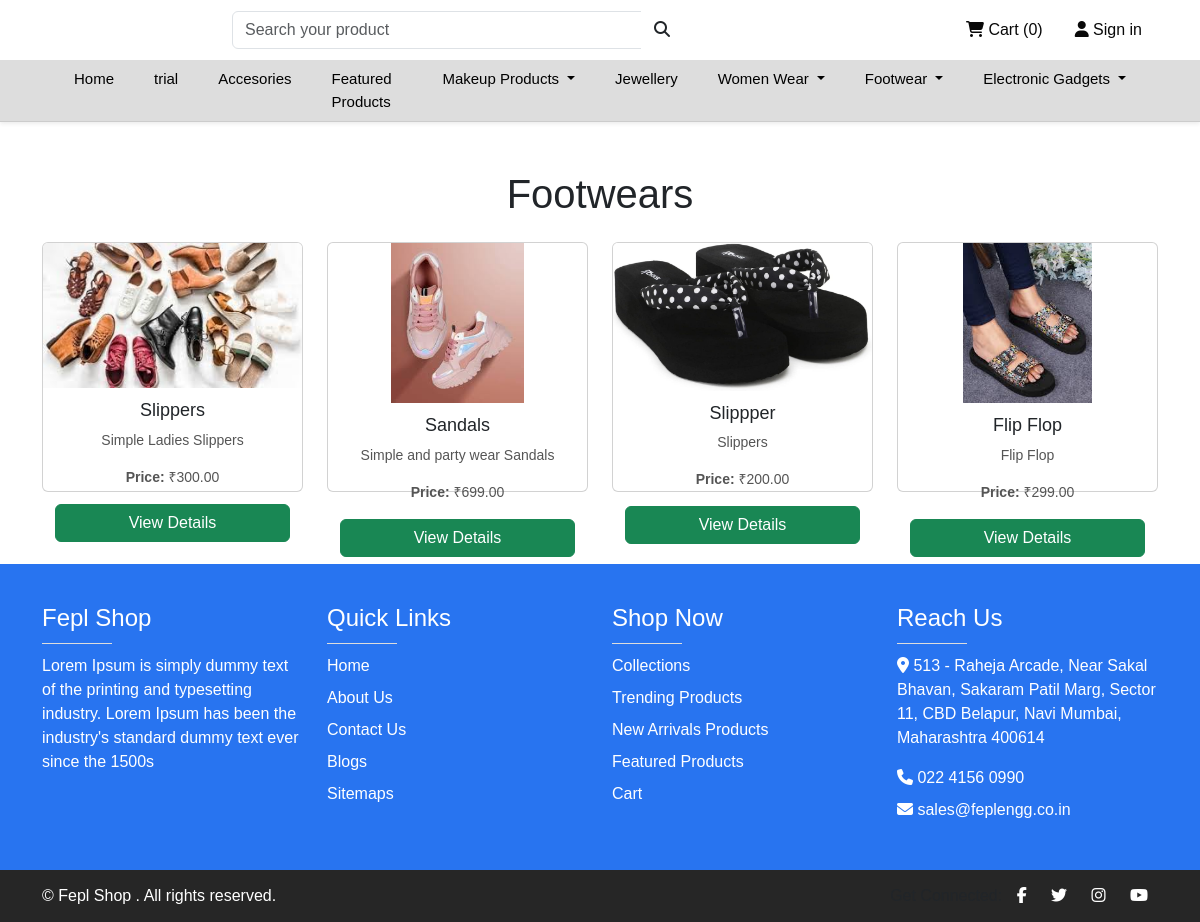
Screenshot of /footwear/ with the database file from the repository.
### Myapp/models.py (models this page shows, shortened)
class Product (models.Model):
    category=models.ForeignKey(Category,related_name='products',on_delete=models.CASCADE)
    subCategory = models.ForeignKey(SubCategory,related_name="products",on_delete=models.CASCADE,null=True,blank=True)
    name=models.CharField(max_length=200)
    slug=models.SlugField(unique=True)
    description=models.TextField()
    price=models.DecimalField(max_digits=10,decimal_places=2)
    image=models.ImageField(upload_to='products/')
    stock=models.PositiveIntegerField(default=0)
    available=models.BooleanField(default=True)

### Myapp/views.py (the view)
# urls.py: path('footwear/', footwear_view, name='footwear'),
def footwear_view(request):
    footwear_products = Product.objects.filter(category__name="Footwear")
    context = {
        'footwear_products': footwear_products
    }
    return render(request, 'footwear.html', context)

### Myapp/templates/footwear.html (shortened to what this page needs)
{% extends 'base.html' %}
{%load static%}
{%block content%}
<div class="container text-center my-4 py-4">
    <h1 class="mb-4">Footwears</h1>
    <div class="row justify-content-around">
        {% for product in footwear_products %}
        <div class="col-md-3 mb-4">
            <div class="card">
                {% if product.image %}
                <img src="{{product.image.url}}" class="card-img-top" alt="{{ product.name }}">
                {% endif %}
                <div class="card-body">
                    <h5 class="card-title">{{ product.name }}</h5>
                    <p class="card-text">{{ product.description }}</p>
                    <p class="card-text"><strong>Price:</strong> ₹{{ product.price }}</p>
                    <a href="{% url 'product_detail' product.id %}" class="btn btn-success">View Details</a>
                </div>
            </div>
        </div>
        {% endfor %}
    </div>
</div>
{%endblock%}

### Myapp/static/CSS/style.css (style rules this page uses)
body { font-family: Arial, Helvetica, sans-serif; }
.card { display: flex; flex-direction: column; height: 250px; }
.card img { height: 160px; object-fit: contain; }
.card-body { display: flex; flex-direction: column; flex-grow: 1; padding: 0.75rem; }
.card-title { font-size: 1.125rem; margin-bottom: 0.5rem; }
.card-text { font-size: 0.875rem; color: #555; }
.card { transition: transform 0.3s ease, box-shadow 0.3s ease; }

### rows the page displays
Product: image (picture), name "Slippers", description "Simple Ladies Slippers", price "300.00"
Product: image (picture), name "Sandals", description "Simple and party wear Sandals", price "699.00"
Product: image (picture), name "Slippper", description "Slippers", price "200.00"
Product: image (picture), name "Flip Flop", description "Flip Flop", price "299.00"
